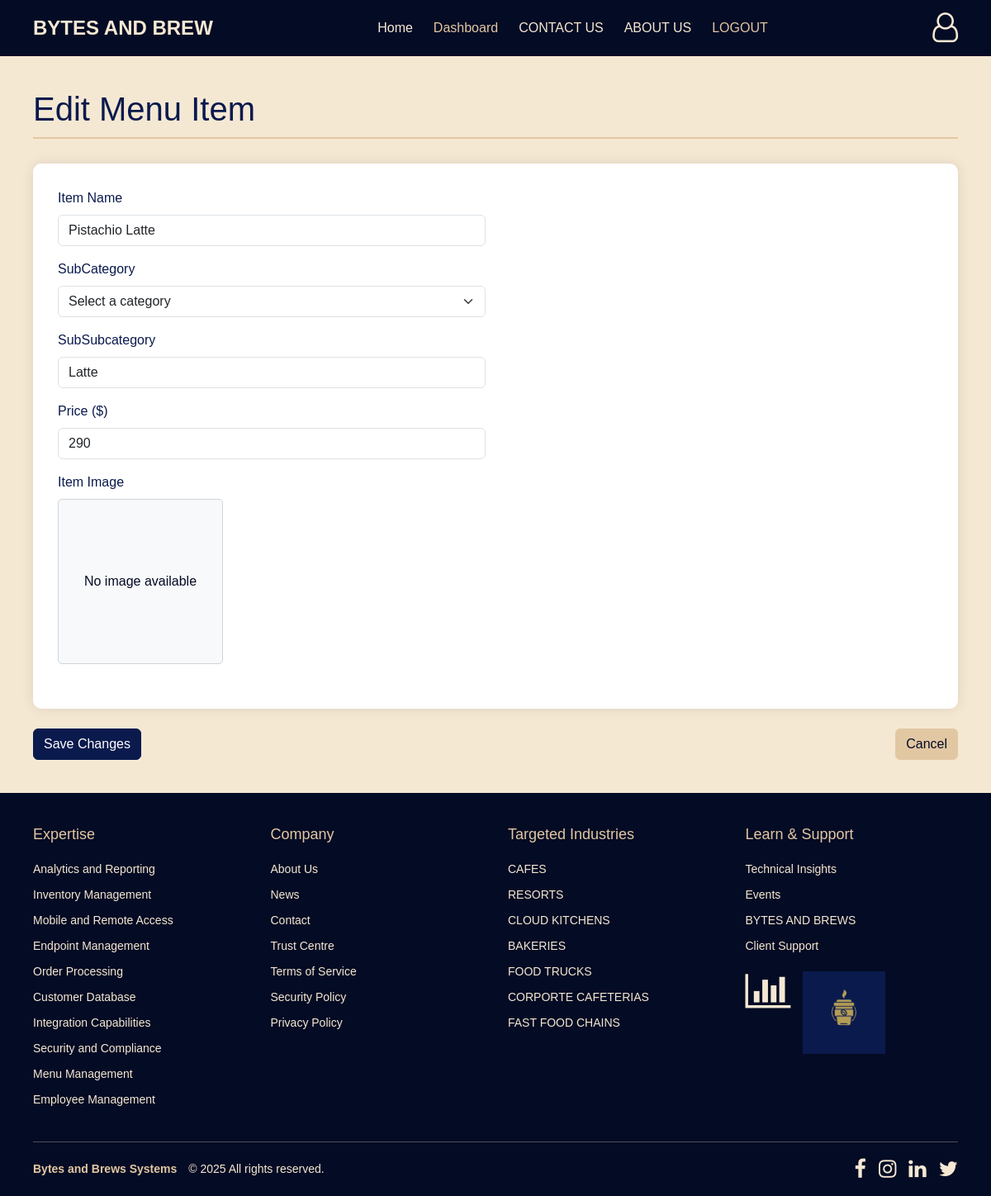
The page /edit_item/8 on the database its author committed.
### app.py (models this page shows)
class Menu(db.Model):
    id = db.Column(db.Integer, primary_key=True)
    category=db.Column(db.String(150),nullable=False)
    subcategory=db.Column(db.String(150),nullable=False)
    subsubcategory=db.Column(db.String(150),nullable=False)
    name=db.Column(db.String(150),nullable=False)
    image=db.Column(db.String,nullable=False)
    Price=db.Column(db.Integer,nullable=False)

### app.py (the view, shortened to what this page needs)
@app.route('/edit_item/<int:item_id>', methods=['GET', 'POST'])
def edit_item(item_id):
    item = Menu.query.get_or_404(item_id)
    return render_template('edit_menu.html', item=item)

### templates/edit_menu.html (shortened to what this page needs)
<!DOCTYPE html>
<html lang="en">
<head>
    <link href="https://cdn.jsdelivr.net/npm/bootstrap@5.3.3/dist/css/bootstrap.min.css" rel="stylesheet">
    <link rel="stylesheet" href="https://cdnjs.cloudflare.com/ajax/libs/font-awesome/4.7.0/css/font-awesome.min.css">
</head>
<body>
    <header class="header">
        <a href="#" class="logo">BYTES AND BREW</a>
        <nav class="nav-items">
            <a href="{{url_for('admin')}}" class="nav-link">Home</a>
            <a href="{{url_for('dashboard')}}" class="nav-link active">Dashboard</a>
            <a href="{{url_for('contact_us')}}" class="nav-link">CONTACT US</a>
            <a href="{{url_for('about_us')}}" class="nav-link">ABOUT US</a>
            <a href="{{url_for('logout')}}" class="nav-link active">LOGOUT</a>
        </nav>
        <div class="right-items">
            <a href="#"><i class="fa fa-user-o" style="font-size:36px;color: var(--beige-light);"></i></a>
        </div>
    </header>
    <div class="main-content">
        <h1 class="page-title">Edit Menu Item</h1>
        <div class="edit-form">
            <form method="POST" action="{{ url_for('edit_item', item_id=item.id) }}" enctype="multipart/form-data">
                <div class="row">
                    <div class="col-md-6">
                        <div class="mb-3">
                            <label for="item_name" class="form-label">Item Name</label>
                            <input type="text" class="form-control" id="item_name" name="name" value="{{ item.name }}" required>
                        </div>
                        <div class="mb-3">
                            <label for="subcategory" class="form-label">SubCategory</label>
                            <select class="form-select" id="category" name="subcategory" required>
                                <option value="">Select a category</option>
                            </select>
                        </div>
                        <div class="mb-3">
                            <label for="subsubcategory" class="form-label">SubSubcategory</label>
                            <input type="text" class="form-control" id="subsubcategory" name="subsubcategory" value="{{ item.subsubcategory }}">
                        </div>
                        <div class="mb-3">
                            <label for="price" class="form-label">Price ($)</label>
                            <input type="number" step="0.01" class="form-control" id="price" name="price" value="{{ item.Price }}" required>
                        </div>
                    </div>
                        <div class="mb-3">
                            <label for="image" class="form-label">Item Image</label>
                            <div class="image-preview mb-2">
                                {% if item.image_url %}
                                <img src="{{ item.image }}" alt="{{ item.name }}">
                                {% else %}
                                <span>No image available</span>
                                {% endif %}
                            </div>
                        </div>
                    </div>
                </div>
                <div class="mt-4 d-flex justify-content-between">
                    <button type="submit" class="btn btn-primary">Save Changes</button>
                    <a href="{{ url_for('dashboard') }}" class="btn btn-secondary">Cancel</a>
                </div>
        </div>
    <footer class="footer">
        <div class="footer-content">
            <div class="footer-grid">
                <div class="footer-column">
                    <h3>Expertise</h3>
                    <div class="footer-links">
                        <a href="#" class="footer-link">Analytics and Reporting</a>
                        <a href="#" class="footer-link">Inventory Management</a>
                        <a href="#" class="footer-link">Mobile and Remote Access</a>
                        <a href="#" class="footer-link">Endpoint Management</a>
                        <a href="#" class="footer-link">Order Processing</a>
                        <a href="#" class="footer-link">Customer Database</a>
                        <a href="#" class="footer-link">Integration Capabilities</a>
                        <a href="#" class="footer-link">Security and Compliance</a>
                        <a href="#" class="footer-link">Menu Management</a>
                        <a href="#" class="footer-link">Employee Management</a>
                    </div>
                </div>
                <div class="footer-column">
                    <h3>Company</h3>
                    <div class="footer-links">
                        <a href="#" class="footer-link">About Us</a>
                        <a href="#" class="footer-link">News</a>
                        <a href="#" class="footer-link">Contact</a>
                        <a href="#" class="footer-link">Trust Centre</a>
                        <a href="#" class="footer-link">Terms of Service</a>
                        <a href="#" class="footer-link">Security Policy</a>
                        <a href="#" class="footer-link">Privacy Policy</a>
                    </div>
                </div>
                <div class="footer-column">
                    <h3>Targeted Industries</h3>
                    <div class="footer-links">
                        <a href="#" class="footer-link">CAFES</a>
                        <a href="#" class="footer-link">RESORTS</a>
                        <a href="#" class="footer-link">CLOUD KITCHENS</a>
                        <a href="#" class="footer-link">BAKERIES</a>
                        <a href="#" class="footer-link">FOOD TRUCKS</a>
                        <a href="#" class="footer-link">CORPORTE CAFETERIAS</a>
                        <a href="#" class="footer-link">FAST FOOD CHAINS</a>
                    </div>
                </div>
                <div class="footer-column">
                    <h3>Learn & Support</h3>
                    <div class="footer-links">
                        <a href="#" class="footer-link">Technical Insights</a>
                        <a href="#" class="footer-link">Events</a>
                        <a href="#" class="footer-link">BYTES AND BREWS</a>
                        <a href="#" class="footer-link">Client Support</a>
                    </div>
                    <div class="certification-badges">
                        <div class="certification-badge">
                            <i class="fa fa-bar-chart-o" style="font-size:48px;color:var(--beige-light)"></i>
                        </div>
                        <div class="certification-badge">
                            <img src="../static/images/bytesandbrewlogo-removebg-preview.png" height="100px">
                        </div>
                    </div>
                </div>
            </div>
            <div class="footer-bottom">
                <div class="company-info">
                    <a href="#" class="company-logo">Bytes and Brews Systems</a>
                    <span>© 2025 All rights reserved.</span>
                </div>
                <div class="social-links">
                    <i class="fa fa-facebook-f" style="font-size:25px;color:var(--beige-light)"></i>
                    <i class="fa fa-instagram" style="font-size:25px;color:var(--beige-light)"></i>
                    <i class="fa fa-linkedin" style="font-size:25px;color:var(--beige-light)"></i>
                    <i class="fa fa-twitter" style="font-size:25px;color:var(--beige-light)"></i>
                </div>
            </div>
        </div>
    </footer>
</body>
</html>

### templates/edit_menu.html (style rules this page uses)
:root { --primary-blue: #040B24; --secondary-blue: #0A1A4D; --beige-light: rgb(245, 232, 211); --beige-medium: rgb(226, 199, 163); --beige-dark: rgb(186, 152, 116); --text-light: #F0F4FF; }
body { background-color: var(--beige-light); color: var(--primary-blue); font-family: 'Arial', sans-serif; }
.header { display: flex; justify-content: space-between; align-items: center; padding: 15px 40px; background-color: var(--primary-blue); color: var(--text-light); }
.logo { font-size: 24px; font-weight: bold; text-decoration: none; color: var(--beige-light); }
.nav-items { display: flex; gap: 25px; }
.nav-link { text-decoration: none; color: var(--beige-light); font-weight: 500; transition: color 0.3s ease; }
.nav-link:hover, .nav-link.active { color: var(--beige-medium); }
.right-items { display: flex; align-items: center; gap: 15px; }
.main-content { padding: 40px; max-width: 1200px; margin: 0 auto; }
.page-title { color: var(--secondary-blue); margin-bottom: 30px; border-bottom: 2px solid var(--beige-medium); padding-bottom: 10px; }
.edit-form { background-color: white; padding: 30px; border-radius: 10px; box-shadow: 0 0 15px rgba(0,0,0,0.1); }
.form-label { color: var(--secondary-blue); font-weight: 500; }
.btn-primary { background-color: var(--secondary-blue); border-color: var(--secondary-blue); }
.btn-secondary { background-color: var(--beige-medium); border-color: var(--beige-medium); color: var(--primary-blue); }
.footer { background-color: var(--primary-blue); color: var(--beige-light); padding: 40px 40px 20px; }
.footer-content { max-width: 1200px; margin: 0 auto; }
.footer-grid { display: grid; grid-template-columns: repeat(auto-fit, minmax(220px, 1fr)); gap: 30px; margin-bottom: 40px; }
.footer-column h3 { font-size: 18px; margin-bottom: 20px; color: var(--beige-medium); }
.footer-links { display: flex; flex-direction: column; gap: 10px; }
.footer-link { color: var(--beige-light); text-decoration: none; font-size: 14px; transition: color 0.3s ease; }
.certification-badges { display: flex; gap: 15px; margin-top: 20px; }
.footer-bottom { display: flex; justify-content: space-between; align-items: center; border-top: 1px solid rgba(245, 232, 211, 0.3); padding-top: 20px; font-size: 14px; }
.company-logo { color: var(--beige-medium); text-decoration: none; font-weight: bold; margin-right: 10px; }
.social-links { display: flex; gap: 15px; }
.image-preview { width: 200px; height: 200px; background-color: #f8f9fa; border: 1px solid #ced4da; border-radius: 5px; display: flex; align-items: center; justify-content: center; margin-bottom: 15px; overflow: hidden; }

### rows shown on the page
Menu: name "Pistachio Latte", subsubcategory "Latte", price "290"
